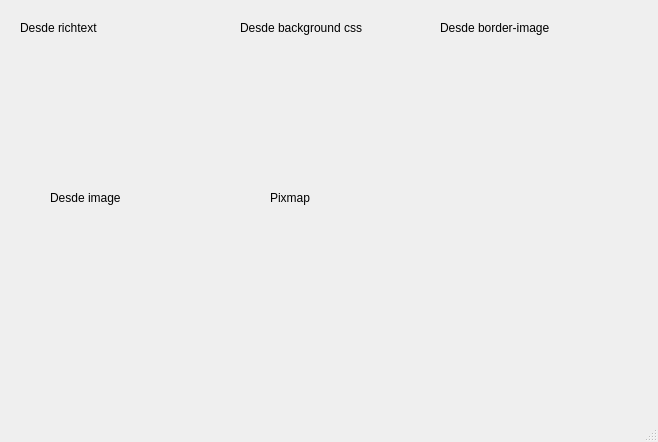
<?xml version="1.0" encoding="UTF-8"?>
<ui version="4.0">
 <class>MainWindow</class>
 <widget class="QMainWindow" name="MainWindow">
  <property name="geometry">
   <rect>
    <x>0</x>
    <y>0</y>
    <width>658</width>
    <height>442</height>
   </rect>
  </property>
  <property name="windowTitle">
   <string>MainWindow</string>
  </property>
  <widget class="QWidget" name="centralwidget">
   <widget class="QLabel" name="label">
    <property name="geometry">
     <rect>
      <x>60</x>
      <y>50</y>
      <width>131</width>
      <height>81</height>
     </rect>
    </property>
    <property name="text">
     <string>&lt;html&gt;&lt;head/&gt;&lt;body&gt;&lt;p&gt;&lt;img src=&quot;:/Logos/FI_LOGO.png&quot;/&gt;&lt;/p&gt;&lt;/body&gt;&lt;/html&gt;</string>
    </property>
   </widget>
   <widget class="QLabel" name="label_2">
    <property name="geometry">
     <rect>
      <x>20</x>
      <y>20</y>
      <width>101</width>
      <height>16</height>
     </rect>
    </property>
    <property name="text">
     <string>Desde richtext</string>
    </property>
   </widget>
   <widget class="QLabel" name="label_3">
    <property name="geometry">
     <rect>
      <x>240</x>
      <y>20</y>
      <width>141</width>
      <height>16</height>
     </rect>
    </property>
    <property name="text">
     <string>Desde background css</string>
    </property>
   </widget>
   <widget class="QLabel" name="label_7">
    <property name="geometry">
     <rect>
      <x>440</x>
      <y>20</y>
      <width>141</width>
      <height>16</height>
     </rect>
    </property>
    <property name="text">
     <string>Desde border-image</string>
    </property>
   </widget>
   <widget class="QLabel" name="label_8">
    <property name="geometry">
     <rect>
      <x>450</x>
      <y>60</y>
      <width>121</width>
      <height>71</height>
     </rect>
    </property>
    <property name="styleSheet">
     <string notr="true">border-image: url(:/Logos/FI_LOGO.png);</string>
    </property>
    <property name="text">
     <string/>
    </property>
   </widget>
   <widget class="QLabel" name="label_9">
    <property name="geometry">
     <rect>
      <x>60</x>
      <y>230</y>
      <width>121</width>
      <height>71</height>
     </rect>
    </property>
    <property name="styleSheet">
     <string notr="true">image: url(:/Logos/FI_LOGO.png);</string>
    </property>
    <property name="text">
     <string/>
    </property>
   </widget>
   <widget class="QLabel" name="label_10">
    <property name="geometry">
     <rect>
      <x>50</x>
      <y>190</y>
      <width>141</width>
      <height>16</height>
     </rect>
    </property>
    <property name="text">
     <string>Desde image</string>
    </property>
   </widget>
   <widget class="QLabel" name="label_4">
    <property name="geometry">
     <rect>
      <x>250</x>
      <y>60</y>
      <width>141</width>
      <height>71</height>
     </rect>
    </property>
    <property name="styleSheet">
     <string notr="true">background-image: url(:/Logos/FI_LOGO.png);</string>
    </property>
    <property name="text">
     <string/>
    </property>
   </widget>
   <widget class="QLabel" name="label_11">
    <property name="geometry">
     <rect>
      <x>270</x>
      <y>190</y>
      <width>141</width>
      <height>16</height>
     </rect>
    </property>
    <property name="text">
     <string>Pixmap</string>
    </property>
   </widget>
   <widget class="QLabel" name="label_5">
    <property name="geometry">
     <rect>
      <x>270</x>
      <y>220</y>
      <width>171</width>
      <height>101</height>
     </rect>
    </property>
    <property name="text">
     <string/>
    </property>
    <property name="pixmap">
     <pixmap resource="../Imagenes/recursos.qrc">:/Logos/FI_LOGO.png</pixmap>
    </property>
    <property name="scaledContents">
     <bool>true</bool>
    </property>
   </widget>
  </widget>
  <widget class="QMenuBar" name="menubar">
   <property name="geometry">
    <rect>
     <x>0</x>
     <y>0</y>
     <width>658</width>
     <height>24</height>
    </rect>
   </property>
  </widget>
  <widget class="QStatusBar" name="statusbar"/>
 </widget>
 <resources>
  <include location="../Imagenes/recursos.qrc"/>
 </resources>
 <connections/>
</ui>
